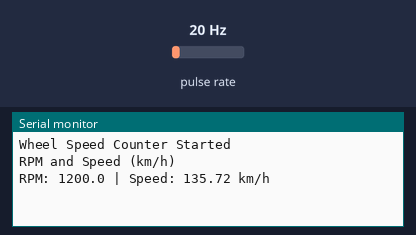
This sketch was run on a simulated ESP32. Shown: the last lines printed to the serial monitor. Wiring (inferred from the names in the program): pulse sensor: data GPIO 27. Inputs (shaded band) come from the test bench; at power-on: pulse rate 20 Hz.

Above: at 1.2 s.
1.3 s: pulse rate (sensor on GPIO 27) set to 4 Hz
At 2.6 s:
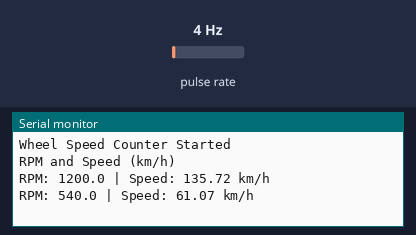
2.8 s: pulse rate (sensor on GPIO 27) set to 50 Hz
At 3.5 s:
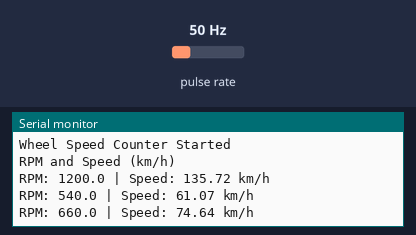
Timing chart, 0 to 5.8 s (numbered marks = the images above; inputs shaded):
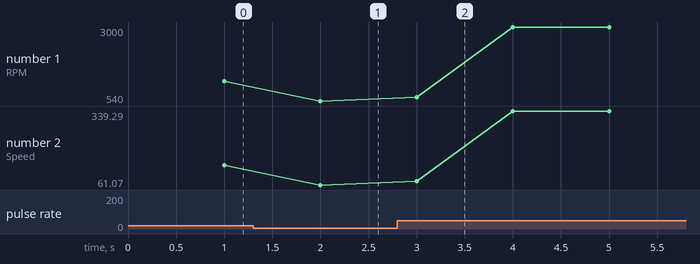

Measured:
- after the input at 1.3 s, the serial monitor: prints a new line after 0.70 s (image 1)
- after the input at 2.8 s, the serial monitor: prints a new line after 0.20 s (image 2)
- plotted number 1: 1200 → 540 after the input at 1.3 s, 540 → 3000 after the input at 2.8 s
- plotted number 2: 135.72 → 61.07 after the input at 1.3 s, 61.07 → 339.29 after the input at 2.8 s

The sketch:

signal_gen.ino
```cpp
const int PULSE_PIN = 27;

// One pulse represents one complete wheel revolution
//const int PPR = 1;

// Change this value to your wheel diameter in meters
const float WHEEL_DIAMETER_M = 0.60;

// RPM calculation update interval
const unsigned long WINDOW_MS = 1000;

volatile unsigned long pulseCount = 0;
portMUX_TYPE mux = portMUX_INITIALIZER_UNLOCKED;

unsigned long lastTime = 0;

void IRAM_ATTR onPulse() {
  portENTER_CRITICAL_ISR(&mux);
  pulseCount++;
  portEXIT_CRITICAL_ISR(&mux);
}

void setup() {
  Serial.begin(115200);

  pinMode(PULSE_PIN, INPUT);

  attachInterrupt(
    digitalPinToInterrupt(PULSE_PIN),
    onPulse,
    RISING
  );

  lastTime = millis();

  Serial.println("Wheel Speed Counter Started");
  Serial.println("RPM and Speed (km/h)");
}

void loop() {
  unsigned long now = millis();
  unsigned long elapsed = now - lastTime;

  if (elapsed >= WINDOW_MS) {
    unsigned long count;

    portENTER_CRITICAL(&mux);
    count = pulseCount;
    pulseCount = 0;
    portEXIT_CRITICAL(&mux);

    // Calculate revolutions per minute
    float rpm = (count * 60000.0) / elapsed;

    // Calculate wheel circumference in meters
    float circumference = PI * WHEEL_DIAMETER_M;

    // Convert RPM to linear speed in km/h
    float speedKmh = rpm * circumference * 60.0 / 1000.0;

    Serial.print("RPM: ");
    Serial.print(rpm, 1);

    Serial.print(" | Speed: ");
    Serial.print(speedKmh, 2);
    Serial.println(" km/h");

    lastTime = now;
  }
}
```
